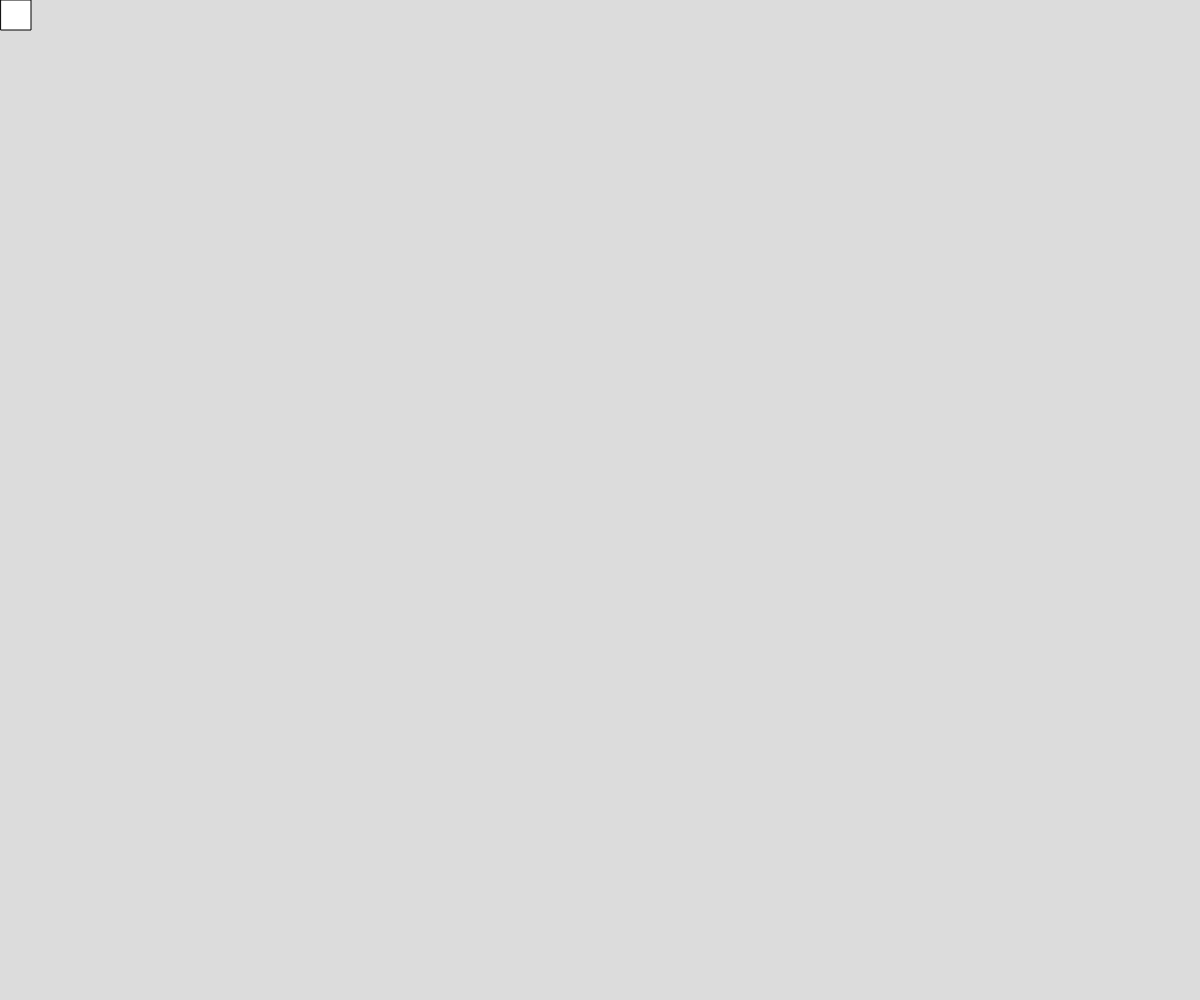
Frame 1 (no input)
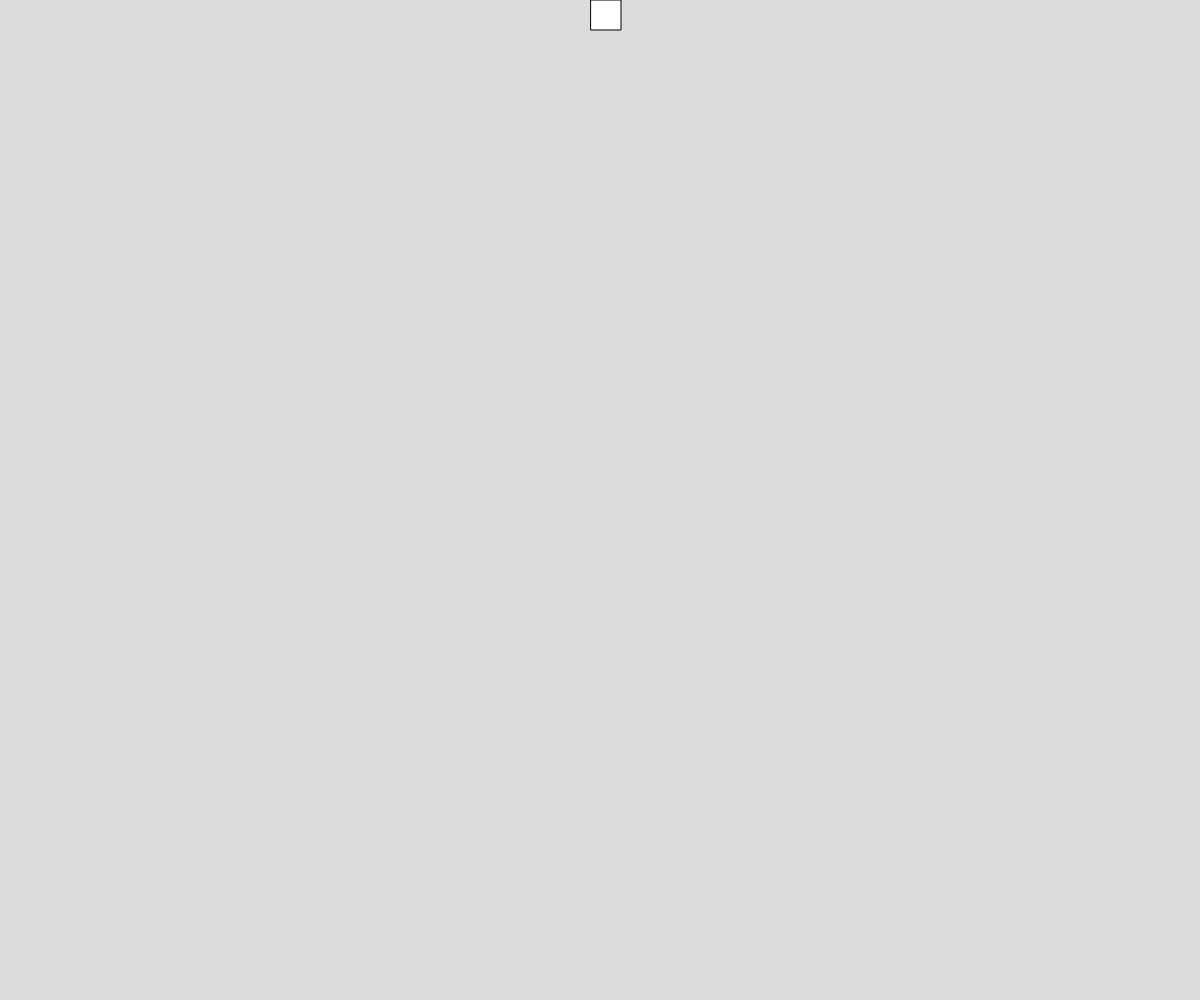
Frame 60 (no input)
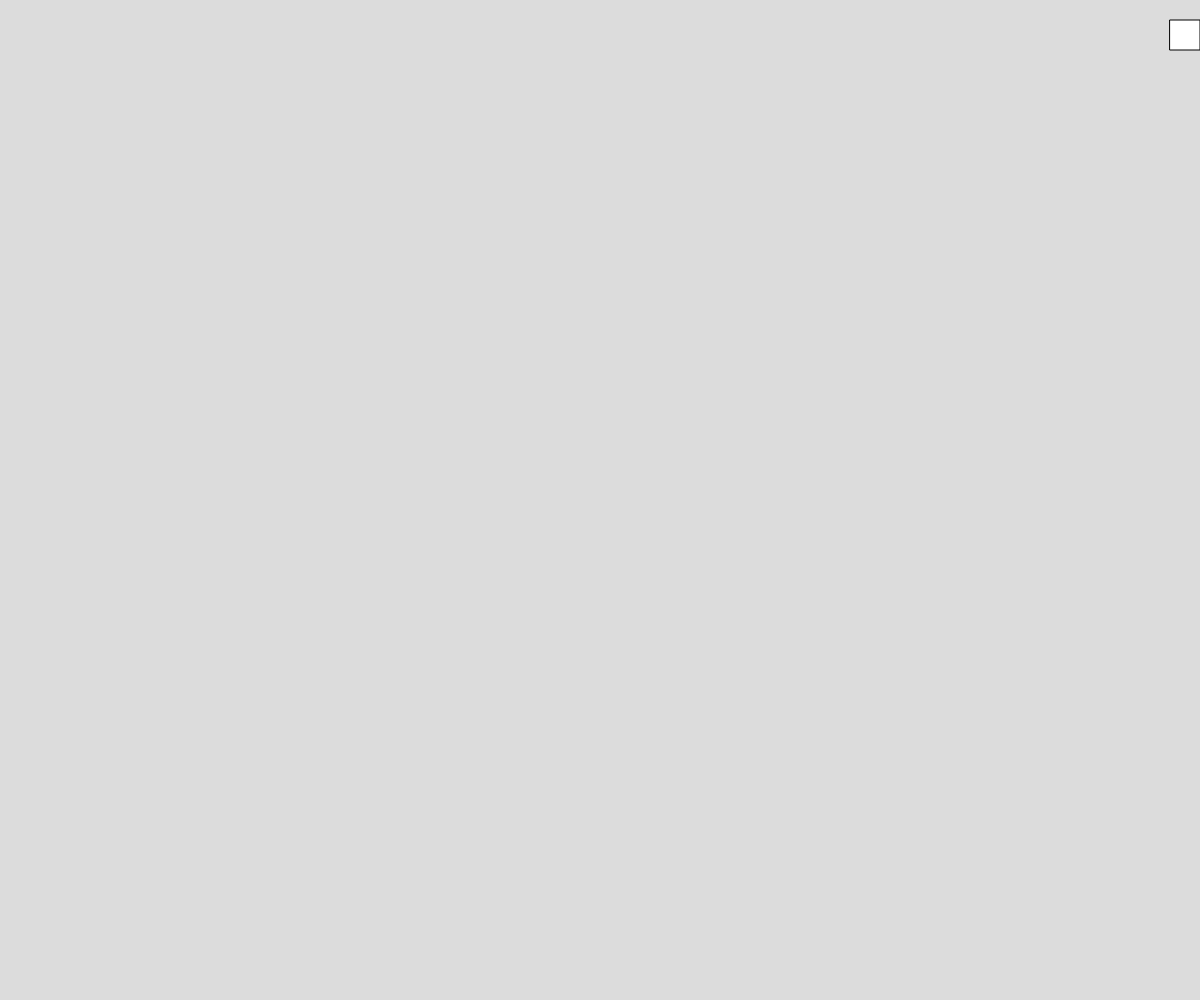
Frame 120 (the mouse pressed at the canvas centre since frame 60)

The p5.js sketch that drew these frames (run headless with seeded random() and noise() and a simulated clock; from frame 60 on, the mouse is pressed at the canvas centre):

// p5.js sketch
// ── sketch.js
// square around edge
// ben
// sept 26
//
// Extra for Experts:
// - describe what you did to take this project "above and beyond"

let x = 1;
let y = 0;
let speed = 10;
let squaresize = 30;
let direction  = "east";
function setup() {
  createCanvas(windowWidth, windowHeight);
}

function draw() {
  createCanvas(windowWidth, windowHeight);
  background(220);
  drawsquare();
}
function drawsquare(){
  square(x,y,squaresize);
  if (x <=0 && y >= 0){
    y-=speed;
    x = 0;
    direction = "north";
  }
  else if (y <= 0 && x<= windowWidth-squaresize){
    x+=speed;
    y= 0;
    direction="east";
  }
  else if (x>= windowWidth-squaresize && y<= windowHeight-squaresize){
    y+= speed;
    x = windowWidth-squaresize;
    direction = "south";
  }
  else if (y >= windowHeight-squaresize && x>=0){
    x-=speed;
    y=windowHeight-squaresize;
    direction = "west";
  }
  else {
    if (direction === "south"){
      x = windowWidth-squaresize;
    }

    else {
      y = windowHeight-squaresize;
    }
  }
}
